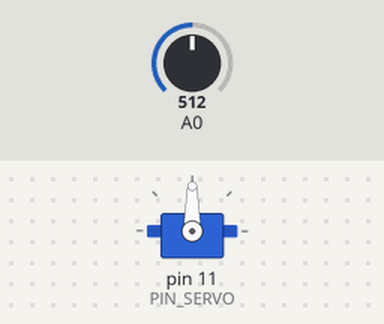
Simulated run of this sketch. Board: Arduino Uno, built with avr-gcc and run on an emulated ATmega328P. Parts: servo. The inputs (shaded band) are chosen by the test bench; at power-on: A0 = 512.

Above: at 1.2 s.
1.3 s: A0 set to 716
At 2.2 s:
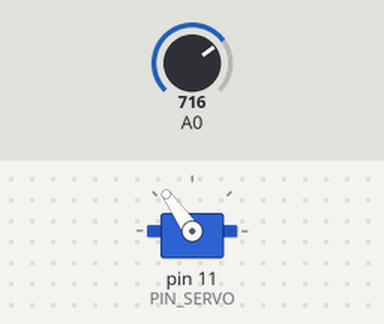
2.8 s: A0 set to 900
At 3.4 s:
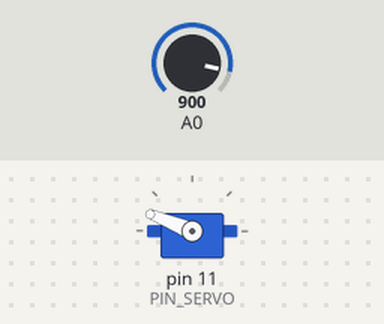
4.3 s: A0 set to 1023
At 5.5 s:
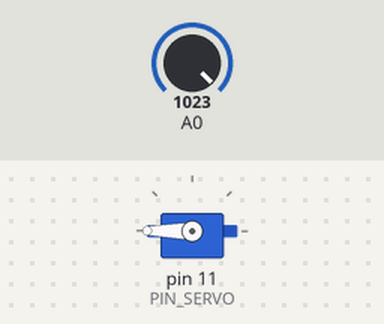
5.8 s: A0 set to 306
At 6.9 s:
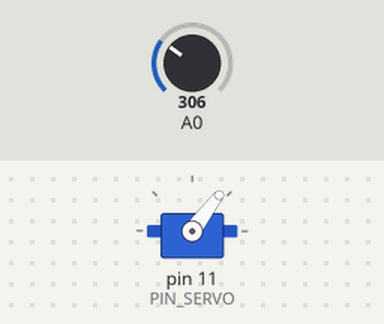
7.3 s: A0 set to 122
At 8.0 s:
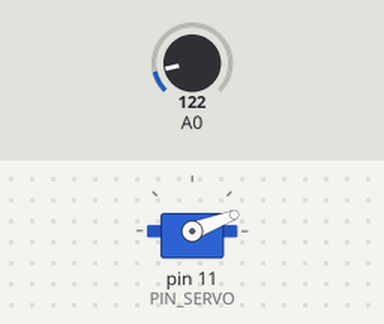
Timing chart, 0 to 9.8 s (numbered marks = the images above; inputs shaded):
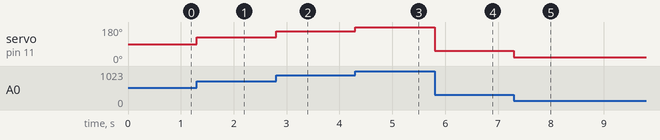

The sketch:

test_11_servo_motor1.ino
```cpp
#include <Servo.h>
#define PIN_SERVO 11
Servo servo;
void setup()
{
  servo.attach(PIN_SERVO);
  pinMode(A0, INPUT);
}

void loop()
{
  int temp = analogRead(A0);
  int angle = map(temp, 0, 1023 ,0, 180);
  servo.write(angle);
}
```

Measured:
- after the input at 1.3 s, servo on pin 11 (PIN_SERVO): 90° → 125° at once
- after the input at 2.8 s, servo on pin 11 (PIN_SERVO): 125° → 158° at once
- after the input at 4.3 s, servo on pin 11 (PIN_SERVO): 158° → 180° at once
- after the input at 5.8 s, servo on pin 11 (PIN_SERVO): 180° → 53° at once
- after the input at 7.3 s, servo on pin 11 (PIN_SERVO): 53° → 21° at once
